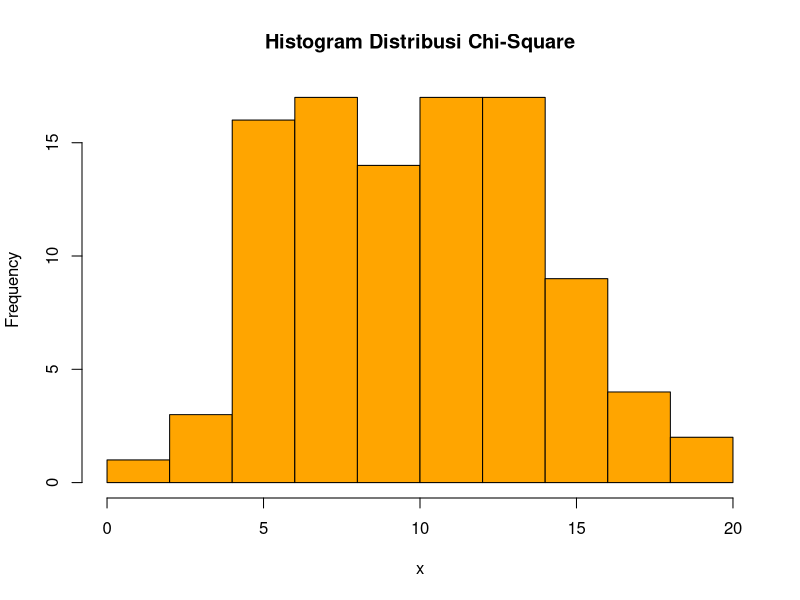

The R source for this figure:
#no 4.a
x =2
v = 10
P <- dchisq(x, v)
P

#no 4.b
x = 2
v = 10
n = 100
s <- rchisq(n, v)
hist(s, main = "Histogram Distribusi Chi-Square",
     xlab = "x",
     col = "orange")

#no 4.c
v = 10
# miu = v
miu = v
miu
# taw^2 = 2v
variance = 2 * v
variance